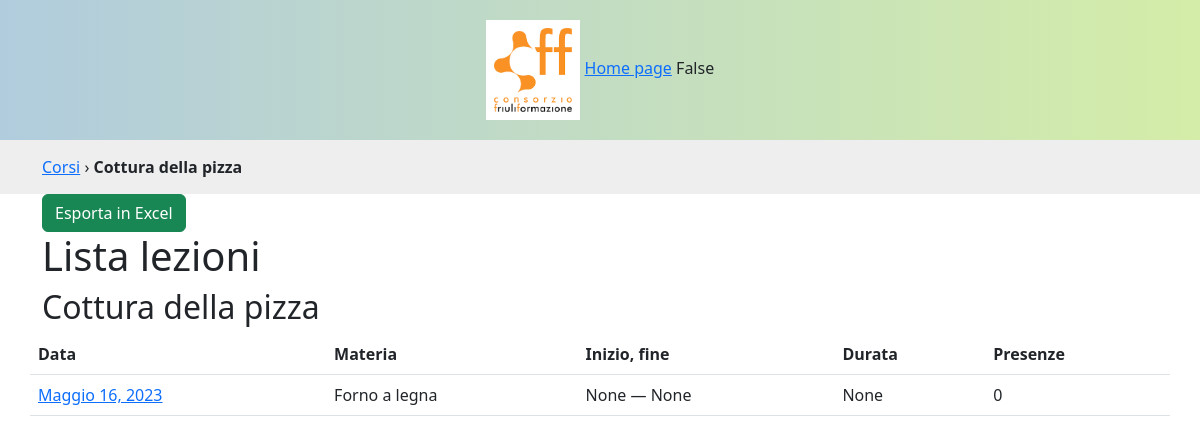
/corsi/2/lezioni/, run on the app's committed database.
### lezioni/models.py (models this page shows, shortened)
class Corso(models.Model):
    titolo = models.CharField(max_length=400)
    codice = models.CharField(max_length=20)
    data_inizio = models.DateField()
    data_fine = models.DateField()
    def __str__(self):
        return self.titolo
    class Meta:
        verbose_name_plural = 'Corsi'
        ordering = ['-data_inizio']

class Lezione(models.Model):
    TIPI_LEZIONE = (
        (None, 'Seleziona...'),
        ('T', 'Teoria'),
        ('P', 'Pratica'),
    )
    materia = models.ForeignKey(Materia, on_delete=models.PROTECT, related_name="lezioni")
    argomento = models.TextField(verbose_name="Di cosa avete parlato?", null=True, blank=True, help_text="Scrivi almeno 3 parole")
    data = models.DateField()
    online = models.BooleanField(default=False)
    tipologia = models.CharField(max_length=1, choices=TIPI_LEZIONE, null=True)
    ora_inizio = models.TimeField(null=True, blank=True)
    ora_fine = models.TimeField(null=True, blank=True)
    def durata(self):
        from datetime import datetime, date
        if self.ora_inizio and self.ora_fine:
            return datetime.combine(date.today(), self.ora_fine) - datetime.combine(date.today(), self.ora_inizio)
    class Meta:
        verbose_name_plural = 'Lezioni'
        ordering = ['-data']

class Materia(models.Model):
    nome = models.CharField(max_length=100)
    modulo = models.ForeignKey(Modulo, on_delete=models.PROTECT, related_name="materie")
    docente = models.ForeignKey(Persona, on_delete=models.PROTECT, null=True, blank=True, related_name='materie')
    def __str__(self):
        return self.nome
    class Meta:
        verbose_name_plural = 'Materie'

### lezioni/views.py (the view, shortened to what this page needs)
# urls.py: path('corsi/<int:id>/lezioni/', views.lezioni, name='lezioni'),
def lezioni(request, id):
    import openpyxl
    corso = Corso.objects.get(id=id)
    lezioni = Lezione.objects.filter(materia__modulo__corso=corso).order_by('data')
    context = {
        'corso': corso,
        'lezioni': lezioni
    }
    return render(request, 'lezioni.html', context)

### lezioni/templates/lezioni.html
{% extends 'base.html' %}
{% block breadcrumbs %}
<div id="breadcrumbs">
    <div class="container">
        <a href="{% url 'corsi' %}">Corsi</a> › <strong>{{corso}}</strong>
    </div>
</div>
{% endblock %}
{% block content %}
<a href="?excel" class="btn btn-success">Esporta in Excel</a>
<div class="row">
    <h1>Lista lezioni</h1>
        <h2>{{corso}}</h2>
    <table class="table">
        <tr>
            <th>Data</th>
            <th>Materia</th>
            <th>Inizio, fine</th>
            <th>Durata</th>
            <th>Presenze</th>
        </tr>
    {% for lezione in lezioni %}
        <tr>
            <td><a href="{% url 'dettaglio_lezione' lezione.pk %}">{{lezione.data}}</a></td>
            <td>{{lezione.materia}}</td>
            <td>{{lezione.ora_inizio}} — {{lezione.ora_fine}}</td>
            <td>{{lezione.durata}}</td>
            <td>{{lezione.presenze.count}}</td>
        </tr>
    {% endfor %}
    </table>
</div>
{% endblock content %}

### lezioni/static/lezioni/css/style.css (style rules this page uses)
#breadcrumbs { background-color: #eee; padding: 15px 0; }

### data on the page
Corso: titolo "Cottura della pizza"
Lezione: data "Maggio 16, 2023", materia "Forno a legna", ora_inizio "None", ora_fine "None", durata "None", presenze.count "0"

### other printed values
{{ request.user.is_authenticated }} "False"
